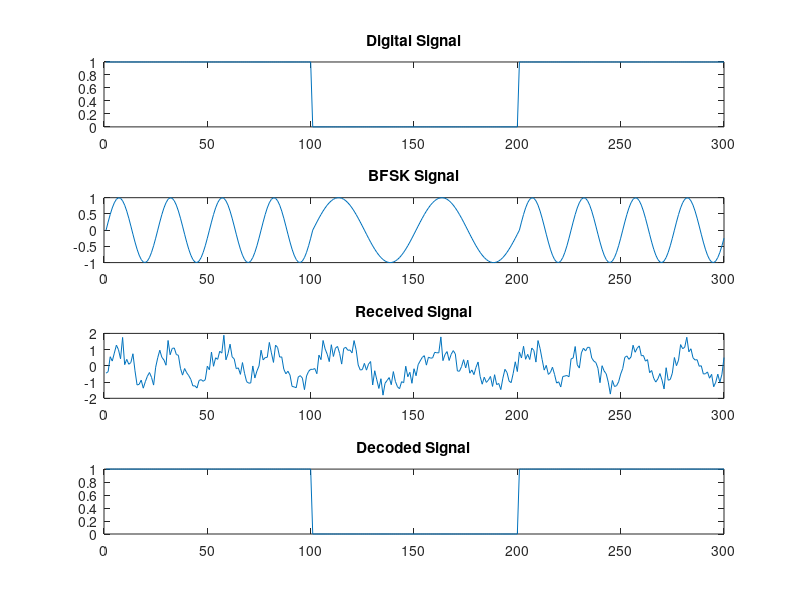

Write the MATLAB code that produced this figure.

clc; clear; close all;

d = input('Decimal: ');
Rb = input('Bit rate: ');
snr = input('SNR: ');

b = dec2bin(d)-'0';
N = length(b);

t = 0:1/(100*Rb):1/Rb-1/(100*Rb);
c1 = sin(2*pi*4*Rb*t);
c0 = sin(2*pi*2*Rb*t);

data = repelem(b,length(t));
s = [];

for i = 1:N
    if b(i)==1
        s = [s c1];
    else
        s = [s c0];
    end
end

r = awgn(s,snr,'measured');

for i = 1:N
    k = (i-1)*length(t)+1;
    z = r(k:k+length(t)-1);
    b2(i) = sum(z.*c1)>sum(z.*c0);
end

y = repelem(b2,length(t));

subplot(4,1,1); plot(data); title('Digital Signal');
subplot(4,1,2); plot(s); title('BFSK Signal');
subplot(4,1,3); plot(r); title('Received Signal');
subplot(4,1,4); plot(y); title('Decoded Signal');

disp(bin2dec(char(b2+'0')));
